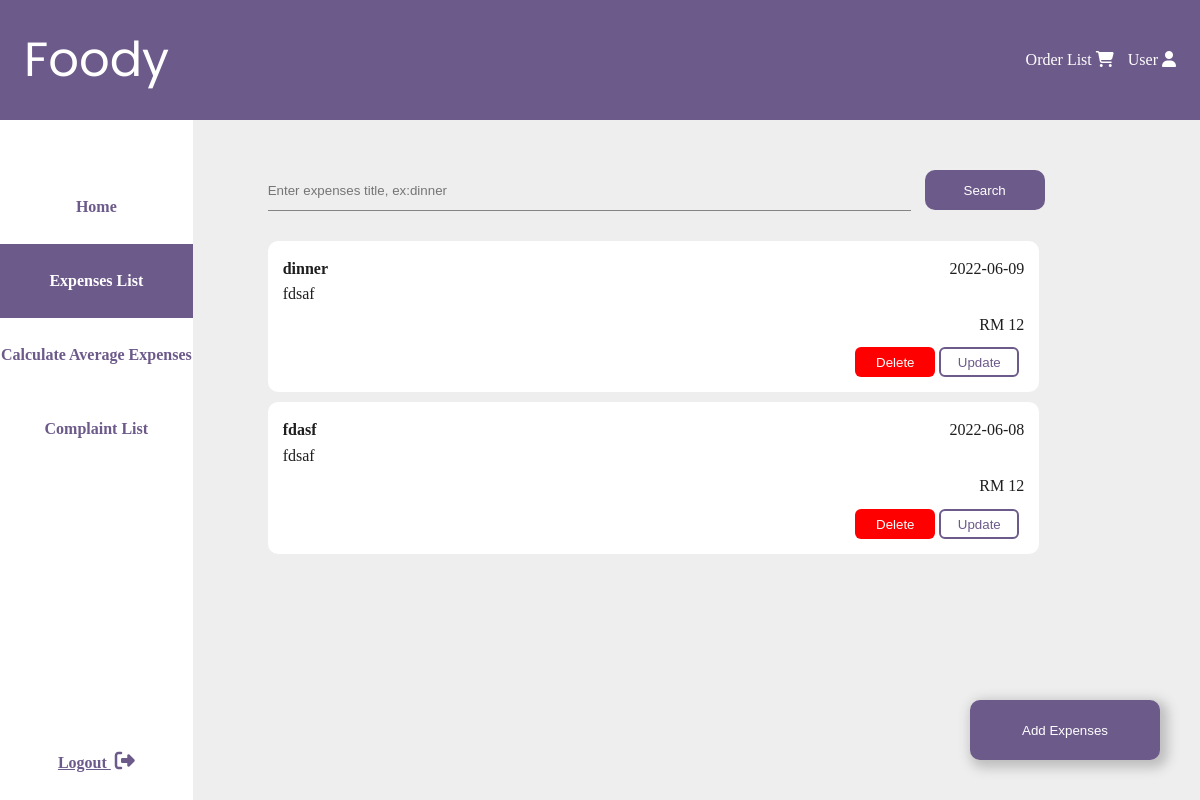
Screenshot of /user/View/expenses-list/index.php (signed in) with the database file from the repository.
### tables this page shows
CREATE TABLE `expensesrecord` (
  `expenses_ID` int(10) NOT NULL,
  `user_ID` int(10) NOT NULL,
  `expenses_title` varchar(50) NOT NULL,
  `expenses_description` varchar(200) NOT NULL,
  `expenses_date` date NOT NULL,
  `expenses_amount` float NOT NULL
);

### user/View/expenses-list/index.php (the view, shortened to what this page needs)
<?php
include ('../../php/connect-database.php');
$user_ID=$_SESSION['user_ID'];
?>
<!DOCTYPE html>
<html lang="en">
<head>
    <link rel="stylesheet" href="../../styles/main.css">
    <link rel="stylesheet" href="../../styles/expenses-list/index.css">
</head>
<body>
    <div id="title-bar">
        <a id="foody-link" class="icon-link" href="../index.php">Foody</a>
        <div>
            <a class="icon-link" href="../restaurant/order-list.php">
                Order List
                <i class="fa-solid fa-cart-shopping"></i>
            </a>
            <a class="icon-link" href="../user.php">
                User
                <i class="fa-solid fa-user"></i>
            </a>
        </div>
    </div>
    <div id="content-wrapper">
        <nav id="nav-bar">
        <ul>
            <li><a class="nav-link" href="../index.php">Home</a></li>
            <li><a class="nav-link active" href="../expenses-list/index.php">Expenses List</a></li>
            <li><a class="nav-link" href="../calculate-average-expenses/index.php">Calculate Average Expenses</a></li>
            <li><a class="nav-link" href="../../../complaint/foody-complaint/user/complaintlistmain.php">Complaint List</a></li>
        </ul>
        <a href="../../../logout.php" class="nav-link" style="text-decoration: underline;">
            Logout
             <i class="fa fa-sign-out" aria-hidden="true" style></i>
         </a>
        </nav>
        <div id="main-content">
            <form method="POST">
                <div id="search-section">
                    <input type="text" name="search-expenses" id="search-bar" placeholder="Enter expenses title, ex:dinner"/>
                    <button type="submit" class="btn" name="search">Search</button>
                </div>
            </form>
            <?php
            if(isset($_POST['search'])){
                $input=$_POST['search-expenses'];
                $search_result=mysqli_query($conn, "SELECT * FROM expensesrecord WHERE expenses_title LIKE '%$input%' AND user_ID = $user_ID");
                if(mysqli_num_rows($search_result)==0){
                    echo "<p style='color: var(--primary-bg);'>No result found</p>";
                }
                else{
                    while($row = mysqli_fetch_array($search_result, 1)){
            ?>
                        <div class="detail">
                        <div class="title-and-date">
                            <h4><?php echo $row['expenses_title']?></h4>
                            <p><?php echo $row['expenses_date']?></p>
                        </div>
                        <div class="order-list">
                            <p><?php echo $row['expenses_description']?></p>
                        </div>
                        <div class="total-price">
                            <p><?php echo "RM ".$row['expenses_amount']?></p>
                        </div>
                        <div class="buttons-section">
                            <a href="../../php/expenses-list/delete.php?a=<?php echo $row['expenses_ID']?>"><button type="button" class="delete-button">Delete</button></a>
                            <a href="../../php/expenses-list/update.php?a=<?php echo $row['expenses_ID']?>"><button type="button" class="update-button">Update</button></a>
                        </div>
                    </div>
            <?php
                    }}}
                    else{
            ?>
                <?php
                $result=mysqli_query($conn, "SELECT * FROM expensesrecord WHERE user_ID=$user_ID");
                if(mysqli_num_rows($result)>0){
                    while($row = mysqli_fetch_array($result, 1)){
                ?>
                            <div class="detail">
                                <div class="title-and-date">
                                    <h4><?php echo $row['expenses_title']?></h4>
                                    <p><?php echo $row['expenses_date']?></p>
                                </div>
                                <div class="order-list">
                                    <p><?php echo $row['expenses_description']?></p>
                                </div>
                                <div class="total-price">
                                    <p><?php echo "RM ".$row['expenses_amount']?></p>
                                </div>
                                <div class="buttons-section">
                                    <a href="../../php/expenses-list/delete.php?a=<?php echo $row['expenses_ID']?>"><button type="button" class="delete-button">Delete</button></a>
                                    <a href="../../php/expenses-list/update.php?a=<?php echo $row['expenses_ID']?>"><button type="button" class="update-button">Update</button></a>
                                </div>
                            </div>
                <?php
                    }
                }
                else{
                    echo "<i class='fa-solid fa-folder-open' style='color:var(--primary-bg); text-align:center; font-size: 80px; width: 100%;'></i>";
                    echo "<p style='color: var(--primary-bg);text-align: center;'>Currently expenses record is empty, add new record by pressing 'Add Expenses' button.</p>";
                }
            }
                ?>
                <a href="add-expenses.php"><button type="button" id="add-expenses-button">Add Expenses</button></a>
        </div>
    </div>
</body>
</html>

### user/styles/main.css (style rules this page uses)
:root { --primary-bg: #6C5A8A; --light-grey-bg: #EEE; --primary-txt: #1E1E1E; --seperator: #A9A9A9; --button-hover: #493b5e; }
* { margin: 0; padding: 0; box-sizing: border-box; }
body { min-height: 100vh; width: 100vw; color: var(--primary-txt); }
#title-bar { display: flex; align-items: center; justify-content: space-between; color: white; background-color: var(--primary-bg); height: 120px; width: 100%; padding: 32px 24px; }
#foody-link { font: 3rem 'Poppins', sans-serif; }
.icon-link { color: white; text-decoration: none; }
.icon-link { color: white }
.fa { font-size: 20px; margin-left: 4px; }
.fa-cart-shopping { margin-right: 10px; }
#content-wrapper { display: flex; flex-direction: row; background-color: var(--primary-bg); height: calc(100vh - 120px); }
#nav-bar { display: flex; flex-direction: column; justify-content: space-between; background-color: white; height: 100%; width: 236px; padding-top: 50px; }
.nav-link { display: inline-block; width: 100%; padding-top: 28px; padding-bottom: 28px; color: var(--primary-bg); font: bold 1rem 'PT-serif', serif; text-decoration: none; text-align: center; }
.active, .nav-link:hover { color: white; background-color: var(--primary-bg); transition: all ease-in 200ms; }
#main-content { background-color: var(--light-grey-bg); width: 100%; padding: 50px 75px; overflow-y: scroll; }
.btn { background-color: var(--primary-bg); text-align: center; color: white; width: 120px; height: 40px; border-radius: 10px; border: none; margin-left: 10px; }
#search-bar { outline: 0; border-width: 0 0 1px; border-color: rgb(134, 131, 131); background: var(--light-grey-bg); width: 75%; height: 40px; margin-bottom: 20px; }
.detail { background-color: white; border-radius: 10px; padding: 15px; line-height: 1.6; width: 90%; }
.title-and-date, .order-list { display: flex; justify-content: space-between; }
.total-price { padding-top: 5px; text-align: right; }

### user/styles/expenses-list/index.css (style rules this page uses)
#main-content { position: relative; }
.detail { margin-top: 10px; margin-bottom: 10px; }
.buttons-section { width: 100%; text-align: end; margin-top: 10px; }
.update-button { background-color: white; color: var(--primary-bg); border: 2px solid var(--primary-bg); border-radius: 6px; width: 80px; height: 30px; margin-right: 5px; }
.delete-button { background-color: red; border: none; color: white; border-radius: 6px; width: 80px; height: 30px; }
a { text-decoration: none; }
#add-expenses-button { background: var(--primary-bg); color: white; border: none; border-radius: 10px; width: 190px; text-align: center; height: 60px; position: fixed; right: 40px; bottom: 40px; box-shadow: 4px 4px 12px 4px rgb(191, 190, 190); }

### rows the page displays
expensesrecord: expenses_title "dinner", expenses_date "2022-06-09", expenses_description "fdsaf", expenses_amount "12"
expensesrecord: expenses_title "fdasf", expenses_date "2022-06-08", expenses_description "fdsaf", expenses_amount "12"
